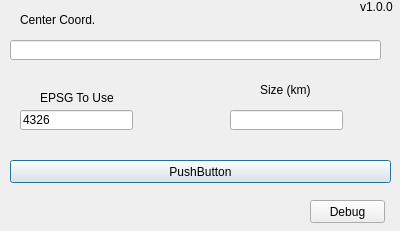
<?xml version="1.0" encoding="UTF-8"?>
<ui version="4.0">
 <class>SquareLayerDialogBase</class>
 <widget class="QDialog" name="SquareLayerDialogBase">
  <property name="geometry">
   <rect>
    <x>0</x>
    <y>0</y>
    <width>400</width>
    <height>231</height>
   </rect>
  </property>
  <property name="windowTitle">
   <string>Square Layer</string>
  </property>
  <widget class="QLineEdit" name="centerCoord">
   <property name="geometry">
    <rect>
     <x>10</x>
     <y>40</y>
     <width>371</width>
     <height>20</height>
    </rect>
   </property>
  </widget>
  <widget class="QLineEdit" name="epsgToUse">
   <property name="geometry">
    <rect>
     <x>20</x>
     <y>110</y>
     <width>113</width>
     <height>20</height>
    </rect>
   </property>
   <property name="text">
    <string>4326</string>
   </property>
  </widget>
  <widget class="QPushButton" name="btnLaySquare">
   <property name="geometry">
    <rect>
     <x>10</x>
     <y>160</y>
     <width>381</width>
     <height>23</height>
    </rect>
   </property>
   <property name="text">
    <string>PushButton</string>
   </property>
  </widget>
  <widget class="QLineEdit" name="size">
   <property name="geometry">
    <rect>
     <x>230</x>
     <y>110</y>
     <width>113</width>
     <height>20</height>
    </rect>
   </property>
  </widget>
  <widget class="QLabel" name="label_4">
   <property name="geometry">
    <rect>
     <x>260</x>
     <y>80</y>
     <width>91</width>
     <height>20</height>
    </rect>
   </property>
   <property name="text">
    <string>Size (km)</string>
   </property>
  </widget>
  <widget class="QLabel" name="label_7">
   <property name="geometry">
    <rect>
     <x>40</x>
     <y>90</y>
     <width>91</width>
     <height>16</height>
    </rect>
   </property>
   <property name="text">
    <string>EPSG To Use</string>
   </property>
  </widget>
  <widget class="QLabel" name="label_3">
   <property name="geometry">
    <rect>
     <x>20</x>
     <y>10</y>
     <width>81</width>
     <height>20</height>
    </rect>
   </property>
   <property name="text">
    <string>Center Coord.</string>
   </property>
  </widget>
  <widget class="QPushButton" name="btnDebug">
   <property name="geometry">
    <rect>
     <x>310</x>
     <y>200</y>
     <width>75</width>
     <height>23</height>
    </rect>
   </property>
   <property name="text">
    <string>Debug</string>
   </property>
  </widget>
  <widget class="QLabel" name="label">
   <property name="geometry">
    <rect>
     <x>360</x>
     <y>0</y>
     <width>47</width>
     <height>13</height>
    </rect>
   </property>
   <property name="text">
    <string>v1.0.0</string>
   </property>
  </widget>
 </widget>
 <resources/>
 <connections/>
</ui>
